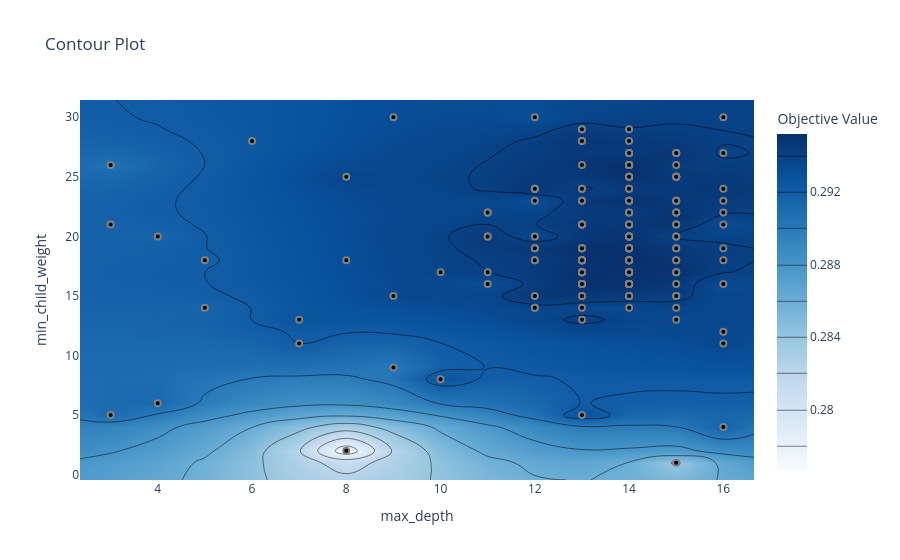

The code cell stored with this chart in its notebook:
### Code cell
import optuna.visualization as vis

# 1. See where you haven't looked for the most important pair
# If you see empty white spaces in the high-performance colors, that's a gap.
vis.plot_contour(optuna_study, params=['learning_rate', 'min_child_weight'])

### Figure 1 — Plotly figure (JSON) as saved in the notebook; plotly's stock layout.template omitted (floating-point values rounded to 4 significant figures; data arrays with more than 128 entries replaced by an {"elided": "..."} marker saying what was removed)
{"data": [{"colorbar": {"title": {"text": "Objective Value"}}, "colorscale": [[0, "rgb(247,251,255)"], [0.125, "rgb(222,235,247)"], [0.25, "rgb(198,219,239)"], [0.375, "rgb(158,202,225)"], [0.5, "rgb(107,174,214)"], [0.625, "rgb(66,146,198)"], [0.75, "rgb(33,113,181)"], [0.875, "rgb(8,81,156)"], [1, "rgb(8,48,107)"]], "connectgaps": true, "contours": {"coloring": "heatmap"}, "hoverinfo": "none", "line": {"smoothing": 1.3}, "reversescale": false, "type": "contour", "x": [2.35, 3, 4, 5, 6, 7, 8, 9, 10, 11, 12, 13, 14, 15, 16, 16.65], "y": [-0.45, 1, 2, 4, 5, 6, 8, 9, 11, 12, 13, 14, 15, 16, 17, 18, 19, 20, 21, 22, 23, 24, 25, 26, 27, 28, 29, 30, 31.45], "z": {"elided": "29x16 float values"}}, {"marker": {"color": "black", "line": {"color": "Gray", "width": 2}}, "mode": "markers", "name": "Feasible Trial", "showlegend": false, "type": "scatter", "x": {"elided": "206 int values"}, "y": {"elided": "206 int values"}}, {"marker": {"color": "#cccccc", "line": {"color": "Gray", "width": 2}}, "mode": "markers", "name": "Infeasible Trial", "showlegend": false, "type": "scatter", "x": [], "y": []}], "layout": {"title": {"text": "Contour Plot"}, "xaxis": {"range": [2.35, 16.65], "title": {"text": "max_depth"}}, "yaxis": {"range": [-0.45, 31.45], "title": {"text": "min_child_weight"}}}}
